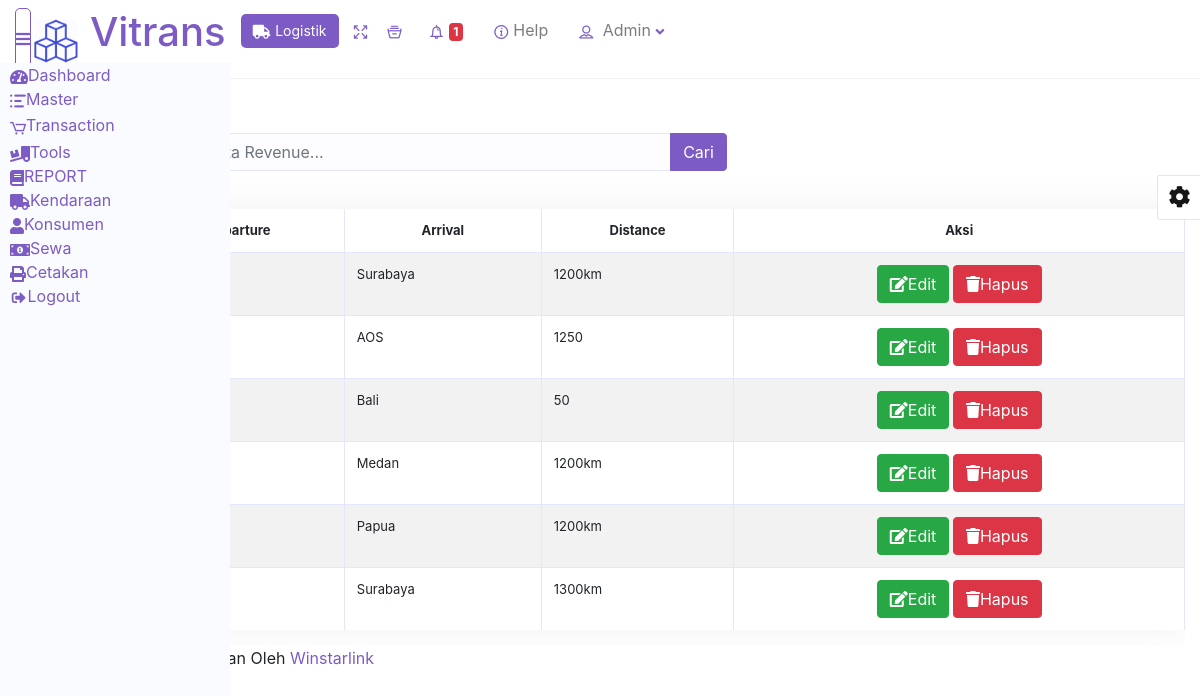
Page /logistik_erp/index.php/route on the committed database.
### tables this page shows
CREATE TABLE `route` (
  `id` int(11) NOT NULL AUTO_INCREMENT,
  `departure` varchar(50) NOT NULL,
  `arrival` varchar(50) NOT NULL,
  `distance` varchar(50) NOT NULL,
  `group_truck` varchar(100) NOT NULL,
  `amount` varchar(50) NOT NULL,
  PRIMARY KEY (`id`)
);

### logistik_erp/application/controllers/Route.php (called while the page is built, shortened)
<?php
class Route extends CI_Controller {
    public function __construct(){
        $this->load->model('M_route');
        $this->load->library('form_validation');
    }
    public function index(){
        $topik['judul'] = 'Halaman Menu Route';
        $data['route'] = $this->M_route->tampil_data();
        $this->load->view('templates/header',$topik);
        $this->load->view('route/index',$data);
        $this->load->view('templates/footer');
    }
}

### logistik_erp/index.php (called while the page is built, shortened)
<?php
require_once BASEPATH.'core/CodeIgniter.php';

### logistik_erp/application/config/routes.php (called while the page is built, shortened)
<?php
$route['default_controller'] = 'login';
$route['404_override'] = '';
$route['translate_uri_dashes'] = FALSE;

### logistik_erp/application/models/M_route.php (called while the page is built, shortened)
<?php
class M_route extends CI_Model{
    public function tampil_data(){
        return $this->db->get('route')->result_array();
    }
}
?>

### logistik_erp/application/views/route/index.php (the view, shortened to what this page needs)
<div class="content-wrapper col-12">
<section class="content-header ml mt-2 auto">
    <div class="row mt-3">
    <div class="ml-3">
        <a href="<?= ('route/tambah');?>" class="btn btn-primary">Tambah Data</a>
    </div>
    <div class="col-md-6">
        <form action="" method="post">
            <div class="input-group">
            <input type="text" name="keyword" id="" placeholder="Cari Data Revenue..." class="form-control" autocomplete="off">
            <div class="input-group-append">
                <button type="submit" class="btn btn-primary">Cari</button>
            </div>
            </div>
        </form>
    </div>
</div>
<div style="margin-left:5px">
<div class="">
<div class="table-responsive mt-2">
<table id="mytable" class="table table-striped table-bordered table-hover table-full-width dataTable" cellspacing="0" width="" style="font-size: small;">
        <thead>
            <tr style="text-align:center">
                <th>No.</th>
                <th>Departure</th>
                <th>Arrival</th>
                <th>Distance</th>
                <th>Aksi</th>
            </tr>
        </thead>
        <tbody>
            <?php foreach ($route as $gaj): ?>
            <tr>
                <td style="text-align:center">
                </td>
                <td>
                </td>
                <td>
                    <?php echo $gaj['arrival'] ?>
                </td>
                <td>
                    <?php echo $gaj['distance'] ?>
                </td>
                <td style="text-align:center">
                    <a href="<?php echo base_url();?>route/edit/<?= $gaj['id'];?>" class="btn btn-success" style=""><i class="fa fa-edit"></i>Edit</i></a>
                    <a href="<?= base_url();?>route/hapus/<?= $gaj['id'];?>" class="btn btn-danger " style="" onclick="return confirm('Yakin ingin dihapus?');"><i class="fa fa-trash"></i>Hapus</a>
                </td>
            </tr>
            <?php endforeach; ?>
        </tbody>
    </table>
    </div>
</div>

### logistik_erp/assets/cssvitrans.css (style rules this page uses)
.btn-primary { color: color-yiq(#7c5cc4); background-color: #7c5cc4; border-color: #7c5cc4; }
.dataTable { margin-top: 30px; }
.table thead { background-color: #FFF; }
.form-control, .input-group-text, .bootstrap-select.form-control { background-color: #fdfdff; border-color: #e4e6fc; }
.btn-primary { background-color: #7c5cc4; border-color: #7c5cc4; }
.table:not(.permission-table) thead th { border-bottom: none; border-top: none; }
.table td { border-bottom: 1px solid #f5f5f5; }
.table:not(.permission-table) tr:last-child td { border-bottom: none; }
table.dataTable { background-color: #FFF; border-collapse: collapse !important; border-radius: 5px; box-shadow: 0 0 35px 0 rgba(154,161,171,.15); }
.table thead th { border-bottom: 1px solid #e4e6fc }
section { padding: 30px 0; }
.table-bordered td, .table-bordered th { border-color: #e4e6fc }

### rows in the picture
route: arrival "Surabaya", distance "1200km"
route: arrival "AOS", distance "1250"
route: arrival "Bali", distance "50"
route: arrival "Medan", distance "1200km"
route: arrival "Papua", distance "1200km"
route: arrival "Surabaya", distance "1300km"
